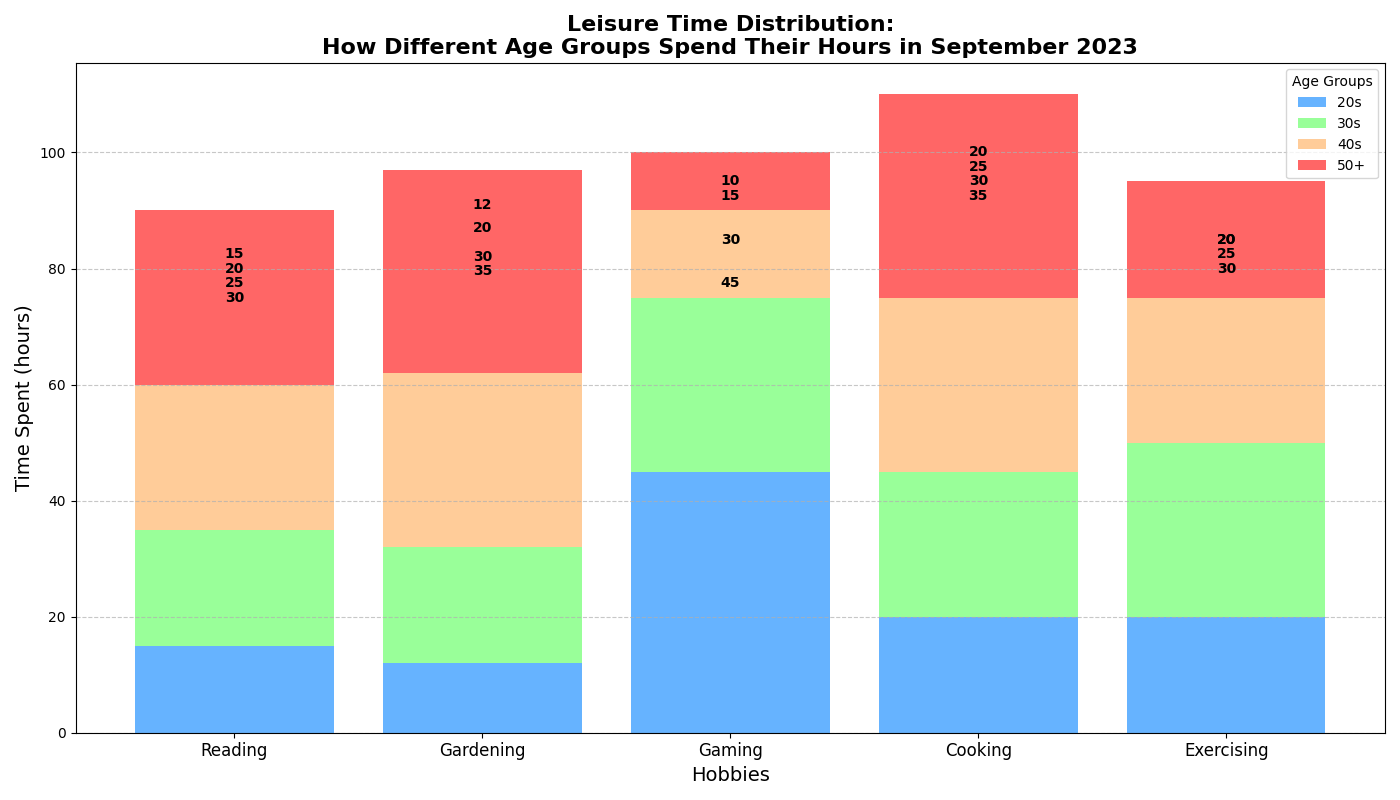

This chart was generated by the following Python code:
import matplotlib.pyplot as plt
import numpy as np

# Define the age groups and hobbies
age_groups = ['20s', '30s', '40s', '50+']
hobbies = ['Reading', 'Gardening', 'Gaming', 'Cooking', 'Exercising']

# Amount of time spent on each hobby for each age group
data = {
    '20s':         [15, 12, 45, 20, 20],
    '30s':         [20, 20, 30, 25, 30],
    '40s':         [25, 30, 15, 30, 25],
    '50+':         [30, 35, 10, 35, 20]
}

# Create a figure and axis
fig, ax = plt.subplots(figsize=(14, 8))

# Positions of the bars on the x-axis
indices = np.arange(len(hobbies))

# Initialize the bottom array for stacking
bottom_values = np.zeros(len(hobbies))

# Colors for each age group
colors = ['#66B3FF','#99FF99','#FFCC99','#FF6666']

# Plotting the stacked bars for each age group
for i, age_group in enumerate(age_groups):
    ax.bar(indices, data[age_group], label=age_group, bottom=bottom_values, color=colors[i])
    bottom_values += np.array(data[age_group])

# Adding labels and title
ax.set_xlabel('Hobbies', fontsize=14)
ax.set_ylabel('Time Spent (hours)', fontsize=14)
ax.set_title('Leisure Time Distribution:\nHow Different Age Groups Spend Their Hours in September 2023', fontsize=16, weight='bold')
ax.set_xticks(indices)
ax.set_xticklabels(hobbies, fontsize=12)
ax.legend(title='Age Groups', loc='upper right')

# Adding exact data labels on each segment of the stack
for i, age_group in enumerate(age_groups):
    cumulative_values = np.zeros(len(hobbies))
    for j, value in enumerate(data[age_group]):
        cumulative_values[j] = bottom_values[j] - data[age_group][j]
        ax.text(indices[j], cumulative_values[j] + value / 2, str(value),
                ha='center', va='center', fontsize=10, color='black', fontweight='bold')

# Adding grid for clarity
ax.yaxis.grid(True, linestyle='--', alpha=0.7)

# Automatically adjust layout to prevent text from being cut off
plt.tight_layout()

# Display the stacked bar chart
plt.show()
